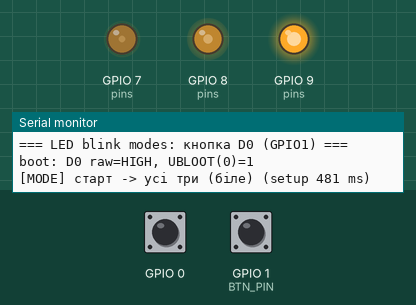
This sketch was run on a simulated Seeed XIAO ESP32-S3. Parts: output pins drawn as LEDs (lit = HIGH), the last lines printed to the serial monitor. Dashed ring = blinking. Inputs (shaded band) come from the test bench; at power-on: GPIO 1 (BTN_PIN) HIGH, GPIO 0 HIGH. At 14.0 s the program restarts the board; the recording ends there.

Above: at 2.0 s.
2.1 s: GPIO 1 (BTN_PIN) pulled LOW for 0.15 s
At 2.52 s:
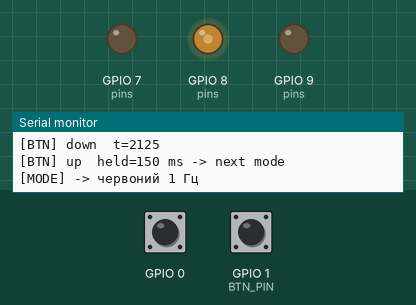
5.2 s: GPIO 1 (BTN_PIN) pulled LOW for 1 s
At 5.39 s:
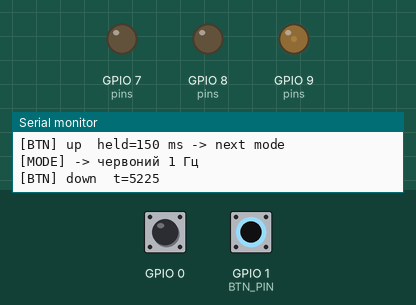
8.2 s: GPIO 1 (BTN_PIN) pulled LOW for 0.15 s
At 8.42 s:
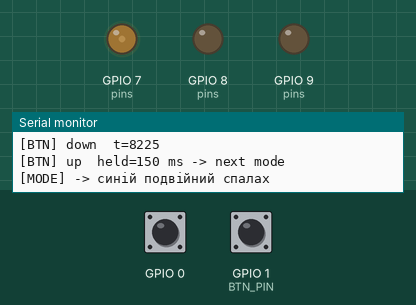
11.2 s: GPIO 1 (BTN_PIN) pulled LOW for 3.2 s
At 12.87 s:
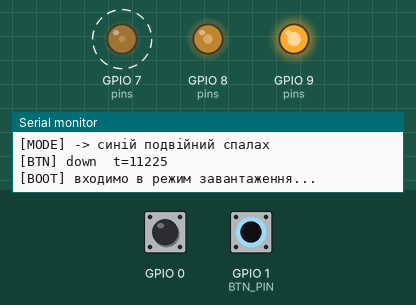
Timing chart, 0 to 14.0 s (numbered marks = the images above; inputs shaded):
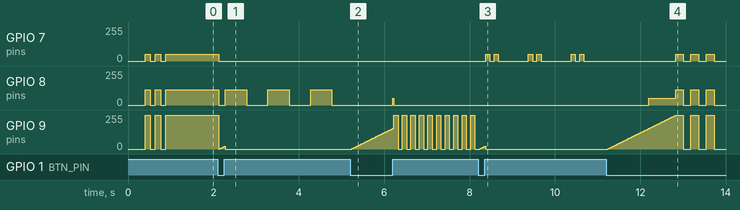

Measured:
- after the input at 2.1 s, GPIO 7 (pins): 51/255 → 0/255 at once; GPIO 8 (pins): 114/255 → 0/255 at once, then repeats every 1.0 s: 114/255 0.50 s, 0/255 0.50 s; GPIO 9 (pins): ramps from 0/255 to 20/255 and jumps back, once every 0.15 s
- after the input at 5.2 s, GPIO 9 (pins): ramps from 0/255 to 254/255 and jumps back, once every 0.20 s
- after the input at 8.2 s, GPIO 7 (pins): 0/255 → 51/255 after 0.18 s, then repeats every 1.0 s: 0/255 0.10 s, 51/255 0.10 s, 0/255 0.70 s, 51/255 0.10 s
- after the input at 11.2 s, GPIO 8 (pins): 0/255 → 51/255 after 1.0 s, then repeats every 0.36 s: 114/255 0.18 s, 0/255 0.18 s; GPIO 9 (pins): ramps from 0/255 to 254/255 and jumps back, once every 0.36 s
- by itself, GPIO 7 (pins): alternates 51/255 for 0.12 s and 0/255 for 0.12 s, 4 changes in all, then stays 51/255
- by itself, GPIO 8 (pins): alternates 114/255 for 0.12 s and 0/255 for 0.12 s, 4 changes in all, then stays 114/255
- by itself, GPIO 9 (pins): alternates 254/255 for 0.12 s and 0/255 for 0.12 s, 4 changes in all, then stays 254/255

The sketch:

led_blink_modes.ino
```cpp
// XIAO ESP32-S3 — RGB LED з кількома режимами миготіння + вхід у режим завантаження.
//
// Кнопка на D0 (GPIO1) замикає пін на GND:
//   • коротке натискання → наступний режим
//   • утримання 1.6 с    → 3 повільні блимання білим = режим завантаження.
//                          Після цього просто натисни RST — прошивка зайде
//                          навіть без затискання BOOT.
//
// Яскравість — апаратний ШІМ ESP-IDF (ledc), як у вихідному проєкті Led_test.
#include "driver/ledc.h"
#include "esp32-hal.h"
#include "rom/gpio.h"
#include "driver/rtc_io.h"

// --- СВІТЛОДІОДИ (як у Led_test) ---
#define LED_RED   GPIO_NUM_8
#define LED_BLUE  GPIO_NUM_7
#define LED_GREEN GPIO_NUM_9

// --- КНОПКА ---
#define BTN_PIN         GPIO_NUM_1        // D0
#define BTN_ACTIVE_LOW  1                 // кнопка замикає на GND
#define BTN_DEBOUNCE_MS 25
#define BTN_HOLD_MS     1600              // утримання → режим завантаження
#define BTN_DEBUG       1                 // 1 = лог усіх подій кнопки у Serial

// --- ЯСКРАВІСТЬ (0-100%) ---
#define BRIGHT_RED   45
#define BRIGHT_GREEN 100
#define BRIGHT_BLUE  20

#define N_MODES 6

// --- Стан ---
int  mode = 1;                 // старт у режимі «усі три» — одразу видно, що ШІМ живий
int  modeBeforeOff = 1;
int  ledIdx = 0;
bool phase = false;
unsigned long lastStepMs = 0;

// стан кнопки
bool          btnStable  = false;
bool          btnLastRaw = false;
bool          btnLongFired = false;
unsigned long btnRawChangeMs = 0;
unsigned long btnPressMs = 0;

const ledc_channel_t CH_R = LEDC_CHANNEL_0;
const ledc_channel_t CH_G = LEDC_CHANNEL_1;
const ledc_channel_t CH_B = LEDC_CHANNEL_2;

const char* mode_name(int m) {
    switch (m) {
        case 0: return "вимкнено";
        case 1: return "усі три (біле)";
        case 2: return "червоний 1 Гц";
        case 3: return "зелений 5 Гц";
        case 4: return "синій подвійний спалах";
        case 5: return "веселка R->G->B";
        default: return "?";
    }
}

// ---------------------------------------------------------------------------
void set_led(ledc_channel_t channel, int percent) {
    if (percent > 100) percent = 100;
    if (percent < 0)   percent = 0;
    ledc_set_duty(LEDC_LOW_SPEED_MODE, channel, (uint32_t)percent * 255 / 100);
    ledc_update_duty(LEDC_LOW_SPEED_MODE, channel);
}

void rgb(int r, int g, int b) { set_led(CH_R, r); set_led(CH_G, g); set_led(CH_B, b); }
void all_off()                { rgb(0, 0, 0); }

void setup_pwm() {
    ledc_timer_config_t t = {};
    t.speed_mode      = LEDC_LOW_SPEED_MODE;
    t.duty_resolution = LEDC_TIMER_8_BIT;
    t.timer_num       = LEDC_TIMER_0;
    t.freq_hz         = 5000;
    t.clk_cfg         = LEDC_AUTO_CLK;
    ledc_timer_config(&t);

    const int pins[3] = { LED_RED, LED_GREEN, LED_BLUE };
    const ledc_channel_t chans[3] = { CH_R, CH_G, CH_B };
    for (int i = 0; i < 3; i++) {
        ledc_channel_config_t c = {};
        c.gpio_num   = pins[i];
        c.speed_mode = LEDC_LOW_SPEED_MODE;
        c.channel    = chans[i];
        c.intr_type  = LEDC_INTR_DISABLE;
        c.timer_sel  = LEDC_TIMER_0;
        c.duty       = 0;
        c.hpoint     = 0;
        ledc_channel_config(&c);
    }
}

// Отримати режим завантаження без затискання BOOT:
// тримаємо GPIO0 у нулі через rtc_gpio, скидаємо чип — ROM стартує в bootloader.
void enter_download_mode() {
    Serial.println("[BOOT] входимо в режим завантаження...");
    Serial.flush();

    // 3 повільні блимання
    for (int i = 0; i < 3; i++) {
        rgb(45, 100, 20); delay(180);
        all_off();        delay(180);
    }

    rtc_gpio_init(GPIO_NUM_0);
    rtc_gpio_set_direction(GPIO_NUM_0, RTC_GPIO_MODE_OUTPUT_ONLY);
    rtc_gpio_set_level(GPIO_NUM_0, 0);
    delay(50);

    Serial.flush();
    delay(50);
    esp_restart();   // ROM бачить GPIO0=0 і стартує в bootloader
    while (true) {}
}

void next_mode() {
    if (mode == 0) {
        mode = modeBeforeOff;
    } else {
        modeBeforeOff = mode;
        mode = (mode == N_MODES - 1) ? 0 : (mode + 1);
        if (mode == 0) modeBeforeOff = N_MODES - 1;
    }
    ledIdx = 0;
    phase = false;
    lastStepMs = 0;
    all_off();
    Serial.printf("[MODE] -> %s\n", mode_name(mode));
}

void blink_startup() {
    for (int i = 0; i < 2; i++) {
        rgb(45, 100, 20); delay(120);
        all_off();        delay(120);
    }
}

// ---------------------------------------------------------------------------
void setup() {
    Serial.begin(115200);
    delay(400);
    setup_pwm();
    pinMode(BTN_PIN, INPUT_PULLUP);
    all_off();

    unsigned long t0 = millis();
    btnLastRaw = (digitalRead(BTN_PIN) == LOW);
    Serial.println();
    Serial.println("=== LED blink modes: кнопка D0 (GPIO1) ===");
    Serial.printf("boot: D0 raw=%s, UBLOOT(0)=%d\n", btnLastRaw ? "LOW (натиснута)" : "HIGH", digitalRead(GPIO_NUM_0));
    blink_startup();
    Serial.printf("[MODE] старт -> %s (setup %lu ms)\n", mode_name(mode), millis() - t0);
}

void loop() {
    unsigned long now = millis();

    // ---- антибрязкіт ----
    bool rawPressed = BTN_ACTIVE_LOW ? (digitalRead(BTN_PIN) == LOW) : (digitalRead(BTN_PIN) == HIGH);
    if (rawPressed != btnLastRaw) { btnLastRaw = rawPressed; btnRawChangeMs = now; }

    if ((now - btnRawChangeMs) >= BTN_DEBOUNCE_MS && rawPressed != btnStable) {
        btnStable = rawPressed;
        if (btnStable) {
            btnLongFired = false;
            btnPressMs = now;
            if (BTN_DEBUG) Serial.printf("[BTN] down  t=%lu\n", now);
        } else {
            unsigned long held = now - btnPressMs;
            if (!btnLongFired) {
                if (BTN_DEBUG) Serial.printf("[BTN] up  held=%lu ms -> next mode\n", held);
                next_mode();
            } else if (BTN_DEBUG) {
                Serial.printf("[BTN] up  held=%lu ms (long fired)\n", held);
            }
        }
    }

    // ---- утримання ----
    if (btnStable && !btnLongFired && (now - btnPressMs) >= BTN_HOLD_MS) {
        btnLongFired = true;
        enter_download_mode();
    }

    // ---- індикація утримання: зелений 0..100% за прогресом ----
    if (btnStable && !btnLongFired) {
        int p = (int)((now - btnPressMs) * 100 / BTN_HOLD_MS);
        if (p > 100) p = 100;
        set_led(CH_G, p);
        set_led(CH_R, (p > 60) ? 20 : 0);
        set_led(CH_B, 0);
        return;
    }

    // ---- ефекти ----
    switch (mode) {
        case 0: all_off(); break;

        case 1:
            rgb(BRIGHT_RED, BRIGHT_GREEN, BRIGHT_BLUE);
            break;

        case 2:  // 1 Гц
            if (now - lastStepMs >= 500) {
                lastStepMs = now; phase = !phase;
                if (phase) rgb(BRIGHT_RED, 0, 0); else all_off();
            }
            break;

        case 3:  // 5 Гц
            if (now - lastStepMs >= 100) {
                lastStepMs = now; phase = !phase;
                if (phase) rgb(0, BRIGHT_GREEN, 0); else all_off();
            }
            break;

        case 4:  // подвійний спалах: 0.1+0.1+0.1 сплеск, 0.7 пауза = 1.0 с
            if (now - lastStepMs >= 100) {
                lastStepMs = now;
                static int step = 0;
                if (step == 0 || step == 2) rgb(0, 0, BRIGHT_BLUE); else all_off();
                step = (step + 1) % 10;
            }
            break;

        case 5:  // веселка
            if (now - lastStepMs >= 400) {
                lastStepMs = now;
                if (ledIdx == 0)      rgb(BRIGHT_RED, 0, 0);
                else if (ledIdx == 1) rgb(0, BRIGHT_GREEN, 0);
                else                  rgb(0, 0, BRIGHT_BLUE);
                ledIdx = (ledIdx + 1) % 3;
            }
            break;
    }
}
```
